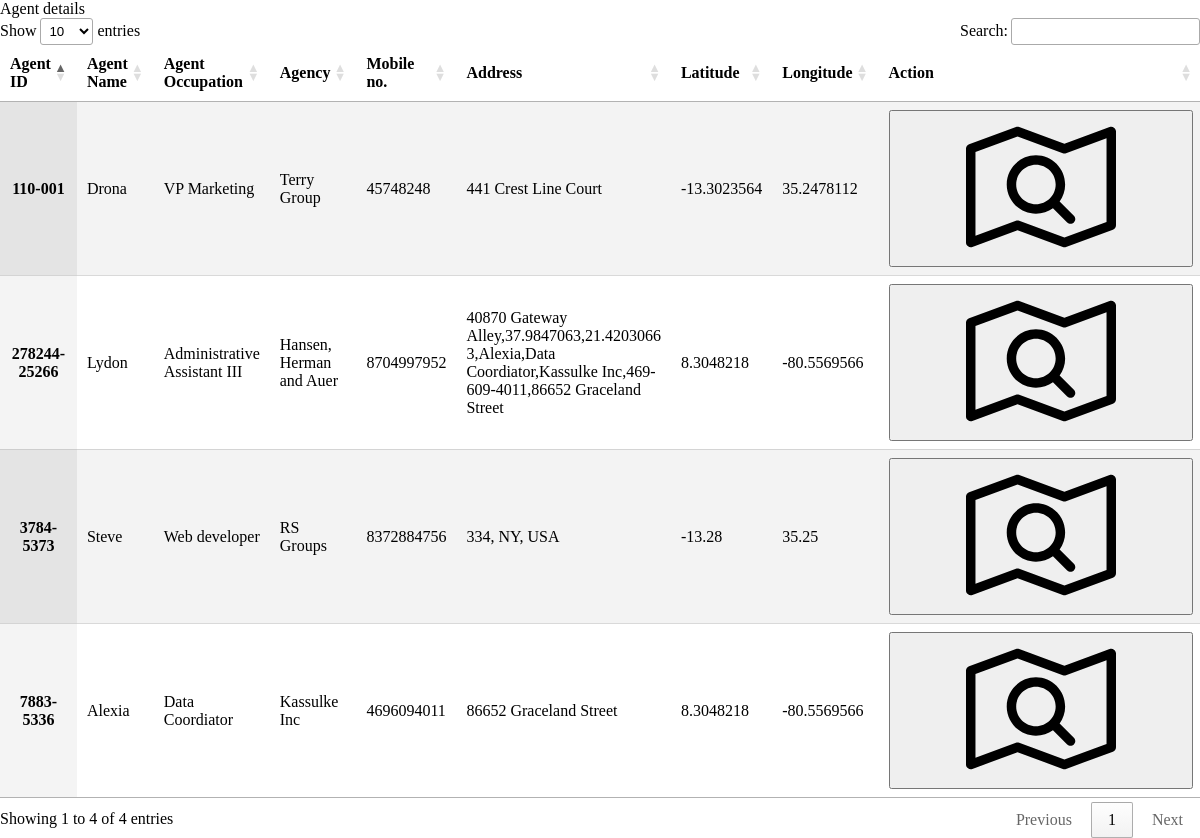
Screenshot of /Agent/ with the database file from the repository.
### Agent/models.py (models this page shows, shortened)
class Agent(models.Model):
    agentID = models.CharField(max_length=25)
    agentName = models.CharField(max_length=50)
    agentOccupation = models.CharField(max_length=50)
    agency=models.CharField(max_length=50)
    mobile_no = models.IntegerField()
    address = models.TextField()
    latitude = models.FloatField()
    longitude = models.FloatField()

### Agent/views.py (the view)
# urls.py: path('', display, name='Agent'),
def display(request):
    lists = Agent.objects.all()
    return render(request, 'Agent/details.html', {'lists': lists})

### Agent/templates/Agent/details.html
 {% extends "index.html" %}
 {% load static %}
 {% block content %}
<p>Agent details</p>
<table id="table_id" class="display">
  <thead>
    <tr>
      <th scope="col">Agent ID</th>
      <th scope="col">Agent Name</th>
      <th scope="col">Agent Occupation</th>
      <th scope="col">Agency</th>
      <th scope="col">Mobile no.</th>
      <th scope="col">Address</th>
      <th scope="col">Latitude</th>
      <th scope="col">Longitude</th>
      <th scope="col">Action</th>
    </tr>
  </thead>
  <tbody>
{% for list in lists %}
    <tr>
        <th>{{ list.agentID }}</th>
        <td>{{ list.agentName }}</td>
        <td>{{ list.agentOccupation }}</td>
        <td>{{ list.agency }}</td>
        <td>{{ list.mobile_no }}</td>
        <td>{{ list.address }}</td>
        <td>{{ list.latitude }}</td>
        <td>{{ list.longitude }}</td>
        <td><a href="{% url 'map' list.latitude list.longitude %}">
        <button id="star-this-item"
   class="mdc-icon-button mdc-icon-button--on"
   aria-label="Unstar this item"
   aria-pressed="true">
   <svg class="mdc-icon-button__icon mdc-icon-button__icon--on">
     <?xml version="1.0" encoding="iso-8859-1"?>
<!DOCTYPE svg PUBLIC "-//W3C//DTD SVG 1.1//EN" "http://www.w3.org/Graphics/SVG/1.1/DTD/svg11.dtd">
<svg version="1.1" id="Capa_1" xmlns="http://www.w3.org/2000/svg" xmlns:xlink="http://www.w3.org/1999/xlink" x="0px" y="0px"
	 viewBox="0 0 237.569 237.569" style="enable-background:new 0 0 237.569 237.569;" xml:space="preserve">
<g>
	<path d="M234.362,24.818c-2.009-1.403-4.576-1.736-6.879-0.89l-71.607,26.306L84.272,23.927c-1.671-0.614-3.504-0.614-5.173,0
		L4.914,51.183C1.962,52.268,0,55.079,0,58.223v148.379c0,2.451,1.198,4.748,3.207,6.15c1.276,0.891,2.778,1.35,4.293,1.35
		c0.871,0,1.747-0.152,2.586-0.46l71.599-26.306l71.604,26.306c1.669,0.613,3.502,0.613,5.173,0l74.193-27.256
		c2.952-1.084,4.914-3.895,4.914-7.04V30.968C237.569,28.516,236.372,26.22,234.362,24.818z M222.569,174.112l-66.693,24.5
		l-71.604-26.306c-0.835-0.307-1.711-0.46-2.586-0.46c-0.876,0-1.752,0.153-2.587,0.46L15,195.857V63.458l66.686-24.5l71.604,26.306
		c1.669,0.613,3.502,0.613,5.173,0l64.107-23.551V174.112z"/>
	<path d="M157.018,114.759c0-25.51-20.752-46.264-46.26-46.264c-25.51,0-46.264,20.754-46.264,46.264
		c0,25.509,20.754,46.262,46.264,46.262c10.053,0,19.359-3.233,26.955-8.701l22.563,22.559c1.464,1.464,3.383,2.196,5.303,2.196
		c1.919,0,3.839-0.732,5.304-2.197c2.929-2.929,2.928-7.678-0.001-10.606l-22.562-22.559
		C153.785,134.116,157.018,124.811,157.018,114.759z M79.494,114.759c0-17.239,14.025-31.264,31.264-31.264
		c17.237,0,31.26,14.025,31.26,31.264c0,17.238-14.023,31.262-31.26,31.262C93.519,146.02,79.494,131.996,79.494,114.759z"/>
</g>
<g>
</g>
<g>
</g>
<g>
</g>
<g>
</g>
<g>
</g>
<g>
</g>
<g>
</g>
<g>
</g>
<g>
</g>
<g>
</g>
<g>
</g>
<g>
</g>
<g>
</g>
<g>
</g>
<g>
</g>
</svg>
  </svg>
</button>
        </a></td>
    </tr>
{% endfor %}
  </tbody>
</table>
 {% endblock %}

### task/templates/index.html (shortened to what this page needs)
<!DOCTYPE html>
 {% load static %}
<html>
<head>
	<link rel="stylesheet" type="text/css" href="{% static 'css/style.css' %}">
	<link rel="stylesheet" href="https://unpkg.com/leaflet@1.7.1/dist/leaflet.css"
/>
   <link rel="stylesheet" type="text/css" href="https://cdn.datatables.net/1.10.22/css/jquery.dataTables.css">
   <link rel="stylesheet" type="text/css" href="https://cdn.datatables.net/1.10.22/css/jquery.dataTables.min.css">
   <link rel="stylesheet" type="text/css" href="https://cdn.datatables.net/buttons/1.6.4/css/buttons.dataTables.min.css">
   <link rel="stylesheet" type="text/css" href="https://cdn.datatables.net/responsive/2.2.6/css/responsive.dataTables.min.css">
   <link href="https://unpkg.com/material-components-web@latest/dist/material-components-web.min.css" rel="stylesheet">
</head>
<body>
{% block content %}
{% endblock  %}
</body>
</html>

### task/static/css/style.css (style rules this page uses)
* { margin:0; padding: 0; box-sizing: border-box; }
table.dataTable { width: 100%; margin: 0 auto; clear: both; border-collapse: separate; border-spacing: 0; }
table.dataTable thead th, table.dataTable tfoot th { font-weight: bold; }
table.dataTable thead th, table.dataTable thead td { padding: 10px 18px; border-bottom: 1px solid #b5b5c3; }
table.dataTable thead .sorting, table.dataTable thead .sorting_asc, table.dataTable thead .sorting_desc, table.dataTable thead .sorting_asc_disabled, table.dataTable thead .sorting_desc_disabled { cursor: pointer; *cursor: hand; background-repeat: no-repeat; background-position: center right; }
table.dataTable thead .sorting { background-image: url("../images/sort_both.png"); }
table.dataTable thead .sorting_asc { background-image: url("../images/sort_asc.png"); }
table.dataTable tbody tr { background-color: white; }
table.dataTable tbody th, table.dataTable tbody td { padding: 8px 10px; }
table.dataTable.row-border tbody th, table.dataTable.row-border tbody td, table.dataTable.display tbody th, table.dataTable.display tbody td { border-top: 1px solid #dddddd; }
table.dataTable.row-border tbody tr:first-child th, table.dataTable.row-border tbody tr:first-child td, table.dataTable.display tbody tr:first-child th, table.dataTable.display tbody tr:first-child td { border-top: none; }
table.dataTable.stripe tbody tr.odd, table.dataTable.display tbody tr.odd { background-color: #f9f9f9; }
table.dataTable.order-column tbody tr > .sorting_1, table.dataTable.order-column tbody tr > .sorting_2, table.dataTable.order-column tbody tr > .sorting_3, table.dataTable.display tbody tr > .sorting_1, table.dataTable.display tbody tr > .sorting_2, table.dataTable.display tbody tr > .sorting_3 { background-color: #f9f9f9; }
table.dataTable.display tbody tr.odd > .sorting_1, table.dataTable.order-column.stripe tbody tr.odd > .sorting_1 { background-color: #f1f1f1; }
table.dataTable.display tbody tr.even > .sorting_1, table.dataTable.order-column.stripe tbody tr.even > .sorting_1 { background-color: #f9f9f9; }
table.dataTable.no-footer { border-bottom: 1px solid #b5b5c3; }
table.dataTable, table.dataTable th, table.dataTable td { box-sizing: content-box; }

### rows the page displays
Agent: agentID "110-001", agentName "Drona", agentOccupation "VP Marketing", agency "Terry Group", mobile_no "45748248", address "441 Crest Line Court", latitude "-13.3023564", longitude "35.2478112"
Agent: agentID "3784-5373", agentName "Steve", agentOccupation "Web developer", agency "RS Groups", mobile_no "8372884756", address "334, NY, USA", latitude "-13.28", longitude "35.25"
Agent: agentID "278244-25266", agentName "Lydon", agentOccupation "Administrative Assistant III", agency "Hansen, Herman and Auer", mobile_no "8704997952", address "40870 Gateway Alley,37.9847063,21.4203066 3,Alexia,Data Coordiator,Kassulke Inc,469-609-4011,86652 Graceland Street", latitude "8.3048218", longitude "-80.5569566"
Agent: agentID "7883-5336", agentName "Alexia", agentOccupation "Data Coordiator", agency "Kassulke Inc", mobile_no "4696094011", address "86652 Graceland Street", latitude "8.3048218", longitude "-80.5569566"
